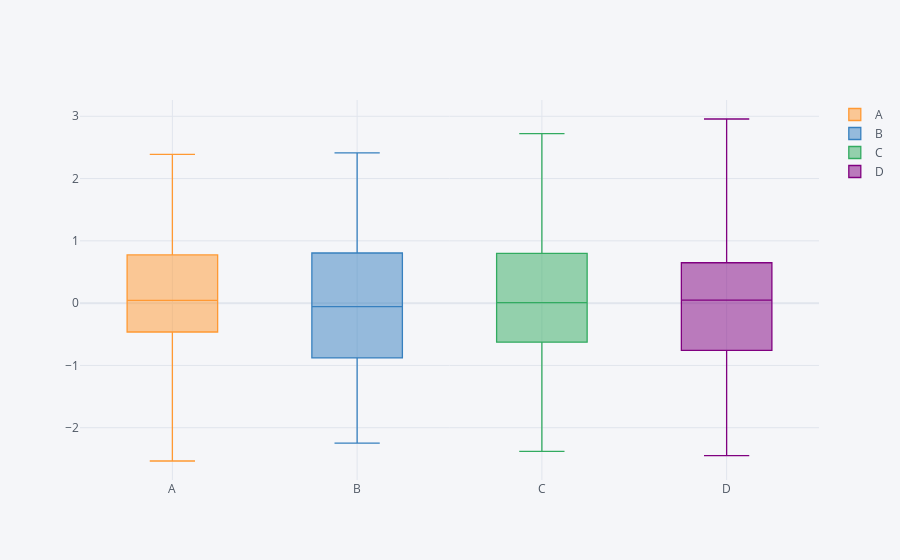

The cell this chart's notebook holds for it:
### Code cell
df.iplot(kind = 'box')
# if you want to view certain plots 
# then click on the legend values to switch off the rest of the columns
